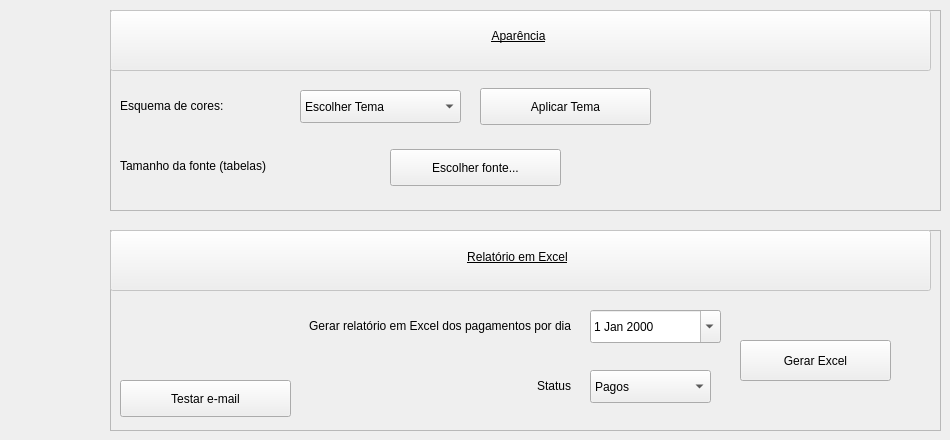
          <widget class="QWidget" name="page_settings">
           <widget class="QFrame" name="frame_5">
            <property name="geometry">
             <rect>
              <x>110</x>
              <y>10</y>
              <width>831</width>
              <height>201</height>
             </rect>
            </property>
            <property name="frameShape">
             <enum>QFrame::StyledPanel</enum>
            </property>
            <property name="frameShadow">
             <enum>QFrame::Raised</enum>
            </property>
            <widget class="QComboBox" name="combo_tema">
             <property name="geometry">
              <rect>
               <x>190</x>
               <y>80</y>
               <width>161</width>
               <height>33</height>
              </rect>
             </property>
             <property name="styleSheet">
              <string notr="true"/>
             </property>
             <item>
              <property name="text">
               <string>Escolher Tema</string>
              </property>
             </item>
             <item>
              <property name="text">
               <string>Drcl Night</string>
              </property>
             </item>
             <item>
              <property name="text">
               <string>Drcl Claro</string>
              </property>
             </item>
             <item>
              <property name="text">
               <string>Mono Escuro</string>
              </property>
             </item>
             <item>
              <property name="text">
               <string>Mono Claro</string>
              </property>
             </item>
            </widget>
            <widget class="QPushButton" name="btn_aplicar_tema">
             <property name="geometry">
              <rect>
               <x>370</x>
               <y>78</y>
               <width>171</width>
               <height>37</height>
              </rect>
             </property>
             <property name="styleSheet">
              <string notr="true"/>
             </property>
             <property name="text">
              <string>Aplicar Tema</string>
             </property>
            </widget>
            <widget class="QPushButton" name="btn_aplicar_tema_2">
             <property name="geometry">
              <rect>
               <x>280</x>
               <y>139</y>
               <width>171</width>
               <height>37</height>
              </rect>
             </property>
             <property name="styleSheet">
              <string notr="true"/>
             </property>
             <property name="text">
              <string>Escolher fonte...</string>
             </property>
            </widget>
            <widget class="QLabel" name="label_2">
             <property name="geometry">
              <rect>
               <x>10</x>
               <y>70</y>
               <width>171</width>
               <height>51</height>
              </rect>
             </property>
             <property name="text">
              <string>Esquema de cores:</string>
             </property>
            </widget>
            <widget class="QPushButton" name="aparencia_bg">
             <property name="enabled">
              <bool>false</bool>
             </property>
             <property name="geometry">
              <rect>
               <x>0</x>
               <y>0</y>
               <width>821</width>
               <height>61</height>
              </rect>
             </property>
             <property name="focusPolicy">
              <enum>Qt::NoFocus</enum>
             </property>
             <property name="styleSheet">
              <string notr="true">font: 18pt &quot;MS Shell Dlg 2&quot;;
text-decoration: underline;</string>
             </property>
             <property name="text">
              <string/>
             </property>
            </widget>
            <widget class="QLabel" name="label_4">
             <property name="geometry">
              <rect>
               <x>10</x>
               <y>130</y>
               <width>251</width>
               <height>51</height>
              </rect>
             </property>
             <property name="text">
              <string>Tamanho da fonte (tabelas)</string>
             </property>
            </widget>
            <widget class="QLabel" name="label_aparencia">
             <property name="geometry">
              <rect>
               <x>-2</x>
               <y>0</y>
               <width>821</width>
               <height>51</height>
              </rect>
             </property>
             <property name="styleSheet">
              <string notr="true">font: 18pt &quot;MS Shell Dlg 2&quot;;
text-decoration: underline;
background:transparent</string>
             </property>
             <property name="text">
              <string>Aparência</string>
             </property>
             <property name="alignment">
              <set>Qt::AlignCenter</set>
             </property>
            </widget>
           </widget>
           <widget class="QFrame" name="frame_9">
            <property name="geometry">
             <rect>
              <x>110</x>
              <y>230</y>
              <width>831</width>
              <height>201</height>
             </rect>
            </property>
            <property name="frameShape">
             <enum>QFrame::StyledPanel</enum>
            </property>
            <property name="frameShadow">
             <enum>QFrame::Raised</enum>
            </property>
            <widget class="QLabel" name="label_gera_relatorio">
             <property name="geometry">
              <rect>
               <x>10</x>
               <y>70</y>
               <width>451</width>
               <height>51</height>
              </rect>
             </property>
             <property name="text">
              <string>Gerar relatório em Excel dos pagamentos por dia</string>
             </property>
             <property name="alignment">
              <set>Qt::AlignRight|Qt::AlignTrailing|Qt::AlignVCenter</set>
             </property>
            </widget>
            <widget class="QPushButton" name="general_settings_bg">
             <property name="enabled">
              <bool>false</bool>
             </property>
             <property name="geometry">
              <rect>
               <x>0</x>
               <y>0</y>
               <width>821</width>
               <height>61</height>
              </rect>
             </property>
             <property name="focusPolicy">
              <enum>Qt::NoFocus</enum>
             </property>
             <property name="styleSheet">
              <string notr="true">font: 18pt &quot;MS Shell Dlg 2&quot;;
text-decoration: underline;</string>
             </property>
             <property name="text">
              <string/>
             </property>
            </widget>
            <widget class="QLabel" name="label_status">
             <property name="geometry">
              <rect>
               <x>10</x>
               <y>130</y>
               <width>451</width>
               <height>51</height>
              </rect>
             </property>
             <property name="text">
              <string>Status</string>
             </property>
             <property name="alignment">
              <set>Qt::AlignRight|Qt::AlignTrailing|Qt::AlignVCenter</set>
             </property>
            </widget>
            <widget class="QLabel" name="label_configuracoes">
             <property name="geometry">
              <rect>
               <x>-3</x>
               <y>1</y>
               <width>821</width>
               <height>51</height>
              </rect>
             </property>
             <property name="styleSheet">
              <string notr="true">font: 18pt &quot;MS Shell Dlg 2&quot;;
text-decoration: underline;
background:transparent</string>
             </property>
             <property name="text">
              <string>Relatório em Excel</string>
             </property>
             <property name="alignment">
              <set>Qt::AlignCenter</set>
             </property>
            </widget>
            <widget class="QPushButton" name="btn_gera_excel">
             <property name="geometry">
              <rect>
               <x>630</x>
               <y>110</y>
               <width>151</width>
               <height>41</height>
              </rect>
             </property>
             <property name="text">
              <string>Gerar Excel</string>
             </property>
            </widget>
            <widget class="QDateEdit" name="filtro_dia_gera_excel">
             <property name="geometry">
              <rect>
               <x>480</x>
               <y>80</y>
               <width>131</width>
               <height>33</height>
              </rect>
             </property>
             <property name="frame">
              <bool>true</bool>
             </property>
             <property name="buttonSymbols">
              <enum>QAbstractSpinBox::PlusMinus</enum>
             </property>
             <property name="showGroupSeparator" stdset="0">
              <bool>false</bool>
             </property>
             <property name="calendarPopup">
              <bool>true</bool>
             </property>
             <property name="date">
              <date>
               <year>2000</year>
               <month>1</month>
               <day>1</day>
              </date>
             </property>
            </widget>
            <widget class="QComboBox" name="combo_filtro_gera_excel">
             <property name="geometry">
              <rect>
               <x>480</x>
               <y>140</y>
               <width>121</width>
               <height>33</height>
              </rect>
             </property>
             <property name="styleSheet">
              <string notr="true"/>
             </property>
             <item>
              <property name="text">
               <string>Pagos</string>
              </property>
             </item>
             <item>
              <property name="text">
               <string>Todos</string>
              </property>
             </item>
             <item>
              <property name="text">
               <string>Aguardando</string>
              </property>
             </item>
            </widget>
            <widget class="QPushButton" name="btn_testa_email">
             <property name="geometry">
              <rect>
               <x>10</x>
               <y>150</y>
               <width>171</width>
               <height>37</height>
              </rect>
             </property>
             <property name="styleSheet">
              <string notr="true"/>
             </property>
             <property name="text">
              <string>Testar e-mail</string>
             </property>
            </widget>
           </widget>
          </widget>
